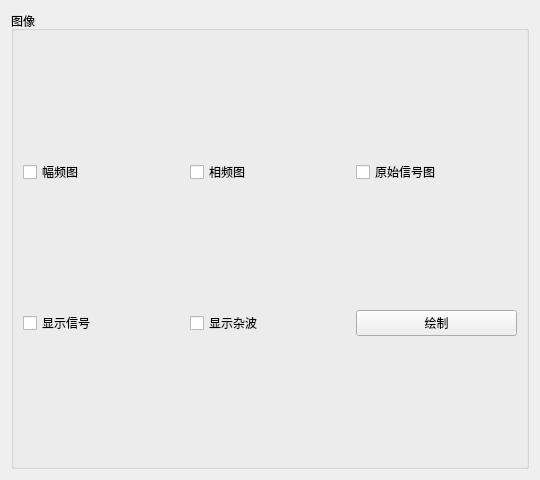
<?xml version="1.0" encoding="UTF-8"?>
<ui version="4.0">
 <class>Form</class>
 <widget class="QWidget" name="Form">
  <property name="geometry">
   <rect>
    <x>0</x>
    <y>0</y>
    <width>540</width>
    <height>480</height>
   </rect>
  </property>
  <property name="windowTitle">
   <string>Form</string>
  </property>
  <layout class="QGridLayout" name="gridLayout_2">
   <item row="0" column="0">
    <widget class="QGroupBox" name="groupBox_GraphDraw">
     <property name="title">
      <string>图像</string>
     </property>
     <layout class="QGridLayout" name="gridLayout">
      <item row="0" column="0">
       <widget class="QCheckBox" name="chk_absfft">
        <property name="text">
         <string>幅频图</string>
        </property>
       </widget>
      </item>
      <item row="0" column="1">
       <widget class="QCheckBox" name="chk_phifft">
        <property name="text">
         <string>相频图</string>
        </property>
       </widget>
      </item>
      <item row="0" column="2">
       <widget class="QCheckBox" name="chk_signal">
        <property name="text">
         <string>原始信号图</string>
        </property>
       </widget>
      </item>
      <item row="1" column="0">
       <widget class="QCheckBox" name="chk_origin">
        <property name="text">
         <string>显示信号</string>
        </property>
       </widget>
      </item>
      <item row="1" column="1">
       <widget class="QCheckBox" name="chk_noise">
        <property name="text">
         <string>显示杂波</string>
        </property>
       </widget>
      </item>
      <item row="1" column="2">
       <widget class="QPushButton" name="btn_draw">
        <property name="text">
         <string>绘制</string>
        </property>
       </widget>
      </item>
     </layout>
    </widget>
   </item>
  </layout>
 </widget>
 <resources/>
 <connections/>
</ui>
